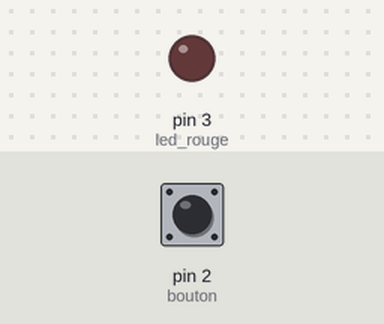
The sketch below on a simulated Arduino Uno, built with avr-gcc and run on an emulated ATmega328P. Parts: output pins drawn as LEDs (lit = HIGH). Inputs (shaded band) come from the test bench; at power-on: pin 2 (bouton) HIGH.

Above: at 1.2 s.
1.3 s: pin 2 (bouton) pulled LOW for 0.15 s
At 1.6 s:
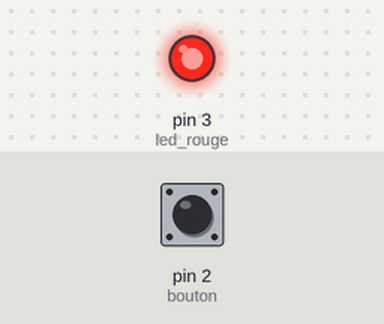
Timing chart, 0 to 4.3 s (numbered marks = the images above; inputs shaded):
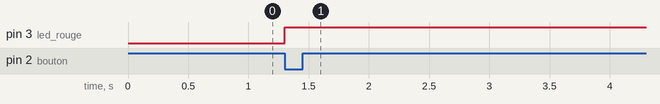

The sketch:

job9.ino
```cpp
/*
* Auteur : Lorenzo OTTAVIANI.
* Date : 09/04/2025 23h39
* But du programme :
*    Utiliser un bouton pour allumer, éteindre ou faire clignoter une LED
* Entrée : ∅
* Sortie : Le LED effectue l'action comandé par le bouton sur le circuit connecté à l'ARDUINO UNO.
*/

const int led_rouge = 3;
const int bouton = 2;
int etat_bouton = 0;
int dernier_etat = 0;
int nb_click = 0;
unsigned long temps_click = 0;
bool click_long = false;
bool led_on = false;


void setup()
{
  pinMode(led_rouge, OUTPUT);
  pinMode(bouton, INPUT_PULLUP);
  digitalWrite(led_rouge, LOW);
}

void loop()
{
  int etat_actuel = digitalRead(bouton);

  // Si l'état du bouton a changé
  if (etat_actuel != dernier_etat) {
  	dernier_etat = etat_actuel;

    if (etat_actuel == LOW) {
      temps_click = millis();  // Enregistre le temps de l'appui
      nb_click++;  // Incrémente le compteur d'appuis
    }
  }

  // En cas d'appui prolongé de plus de 1 seconde
  if (etat_actuel == HIGH && dernier_etat == LOW) {
    if (millis() - temps_click > 1000) {
      click_long = true;
    }
    delay(50);  // Petite pause pour éviter les doubles comptages
  }

  // Effets du bouton
  if (nb_click == 1) {
    digitalWrite(led_rouge, HIGH);  // La LED s'allume après 1 appui
    led_on = true;

  } else if (nb_click == 2) {
    digitalWrite(led_rouge, HIGH);  // La LED reste allumée après 2 appuis
    led_on = true;

  } else if (nb_click == 3) {
    led_on = false;  // La LED clignote après 3 appuis

    for (int i = 0; i < 5; i++) {
      digitalWrite(led_rouge, HIGH);
      delay(500);
      digitalWrite(led_rouge, LOW);
      delay(500);
    }

    nb_click = 0;  // Réinitialise le compteur après 3 appuis
  }

  // Appui prolongé
  if (click_long) {
    digitalWrite(led_rouge, LOW);
    led_on = false;
    nb_click = 0;
    click_long = false;
  }

}
```

Measured:
- after the input at 1.3 s, pin 3 (led_rouge): LOW → HIGH at once
